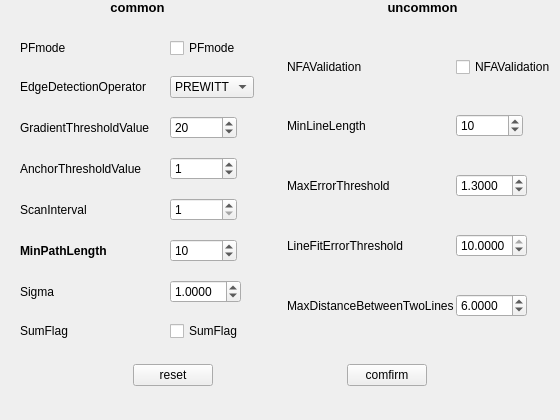
<?xml version="1.0" encoding="UTF-8"?>
<ui version="4.0">
 <class>EDParamDialog</class>
 <widget class="QDialog" name="EDParamDialog">
  <property name="geometry">
   <rect>
    <x>0</x>
    <y>0</y>
    <width>560</width>
    <height>420</height>
   </rect>
  </property>
  <property name="windowTitle">
   <string>Edge Drawing Setting</string>
  </property>
  <layout class="QGridLayout" name="gridLayout">
   <property name="leftMargin">
    <number>0</number>
   </property>
   <property name="topMargin">
    <number>0</number>
   </property>
   <property name="rightMargin">
    <number>0</number>
   </property>
   <property name="bottomMargin">
    <number>15</number>
   </property>
   <property name="horizontalSpacing">
    <number>10</number>
   </property>
   <property name="verticalSpacing">
    <number>5</number>
   </property>
   <item row="2" column="1">
    <widget class="QWidget" name="UncommonWidget" native="true">
     <property name="sizePolicy">
      <sizepolicy hsizetype="Preferred" vsizetype="Preferred">
       <horstretch>0</horstretch>
       <verstretch>0</verstretch>
      </sizepolicy>
     </property>
     <layout class="QGridLayout" name="gridLayout_2">
      <property name="leftMargin">
       <number>0</number>
      </property>
      <property name="topMargin">
       <number>0</number>
      </property>
      <property name="rightMargin">
       <number>0</number>
      </property>
      <property name="bottomMargin">
       <number>0</number>
      </property>
      <property name="spacing">
       <number>0</number>
      </property>
      <item row="3" column="0">
       <widget class="QLabel" name="label_MaxErrorThreshold">
        <property name="sizePolicy">
         <sizepolicy hsizetype="Fixed" vsizetype="Preferred">
          <horstretch>0</horstretch>
          <verstretch>0</verstretch>
         </sizepolicy>
        </property>
        <property name="text">
         <string>MaxErrorThreshold</string>
        </property>
       </widget>
      </item>
      <item row="2" column="0">
       <widget class="QLabel" name="label_MinLineLength">
        <property name="sizePolicy">
         <sizepolicy hsizetype="Fixed" vsizetype="Preferred">
          <horstretch>0</horstretch>
          <verstretch>0</verstretch>
         </sizepolicy>
        </property>
        <property name="text">
         <string>MinLineLength</string>
        </property>
       </widget>
      </item>
      <item row="4" column="1">
       <widget class="QDoubleSpinBox" name="LineFitErrorThreshold">
        <property name="sizePolicy">
         <sizepolicy hsizetype="Fixed" vsizetype="Fixed">
          <horstretch>0</horstretch>
          <verstretch>0</verstretch>
         </sizepolicy>
        </property>
        <property name="decimals">
         <number>4</number>
        </property>
        <property name="maximum">
         <double>10.000000000000000</double>
        </property>
        <property name="singleStep">
         <double>0.100000000000000</double>
        </property>
        <property name="value">
         <double>10.000000000000000</double>
        </property>
       </widget>
      </item>
      <item row="1" column="1">
       <widget class="QCheckBox" name="NFAValidation">
        <property name="sizePolicy">
         <sizepolicy hsizetype="Fixed" vsizetype="Fixed">
          <horstretch>0</horstretch>
          <verstretch>0</verstretch>
         </sizepolicy>
        </property>
        <property name="text">
         <string>NFAValidation</string>
        </property>
        <property name="tristate">
         <bool>false</bool>
        </property>
       </widget>
      </item>
      <item row="1" column="0">
       <widget class="QLabel" name="label_NFAValidation">
        <property name="sizePolicy">
         <sizepolicy hsizetype="Fixed" vsizetype="Preferred">
          <horstretch>0</horstretch>
          <verstretch>0</verstretch>
         </sizepolicy>
        </property>
        <property name="text">
         <string>NFAValidation</string>
        </property>
       </widget>
      </item>
      <item row="2" column="1">
       <widget class="QSpinBox" name="MinLineLength">
        <property name="sizePolicy">
         <sizepolicy hsizetype="Fixed" vsizetype="Fixed">
          <horstretch>0</horstretch>
          <verstretch>0</verstretch>
         </sizepolicy>
        </property>
        <property name="minimum">
         <number>-1</number>
        </property>
        <property name="maximum">
         <number>2147483647</number>
        </property>
        <property name="value">
         <number>10</number>
        </property>
       </widget>
      </item>
      <item row="4" column="0">
       <widget class="QLabel" name="label_LineFitErrorThreshold">
        <property name="sizePolicy">
         <sizepolicy hsizetype="Fixed" vsizetype="Preferred">
          <horstretch>0</horstretch>
          <verstretch>0</verstretch>
         </sizepolicy>
        </property>
        <property name="text">
         <string>LineFitErrorThreshold</string>
        </property>
       </widget>
      </item>
      <item row="5" column="1">
       <widget class="QDoubleSpinBox" name="MaxDistanceBetweenTwoLines">
        <property name="sizePolicy">
         <sizepolicy hsizetype="Fixed" vsizetype="Fixed">
          <horstretch>0</horstretch>
          <verstretch>0</verstretch>
         </sizepolicy>
        </property>
        <property name="decimals">
         <number>4</number>
        </property>
        <property name="maximum">
         <double>20.000000000000000</double>
        </property>
        <property name="singleStep">
         <double>0.100000000000000</double>
        </property>
        <property name="value">
         <double>6.000000000000000</double>
        </property>
       </widget>
      </item>
      <item row="5" column="0">
       <widget class="QLabel" name="label_MaxDistanceBetweenTwoLines">
        <property name="sizePolicy">
         <sizepolicy hsizetype="Fixed" vsizetype="Preferred">
          <horstretch>0</horstretch>
          <verstretch>0</verstretch>
         </sizepolicy>
        </property>
        <property name="text">
         <string>MaxDistanceBetweenTwoLines</string>
        </property>
       </widget>
      </item>
      <item row="3" column="1">
       <widget class="QDoubleSpinBox" name="MaxErrorThreshold">
        <property name="sizePolicy">
         <sizepolicy hsizetype="Fixed" vsizetype="Fixed">
          <horstretch>0</horstretch>
          <verstretch>0</verstretch>
         </sizepolicy>
        </property>
        <property name="decimals">
         <number>4</number>
        </property>
        <property name="maximum">
         <double>10.000000000000000</double>
        </property>
        <property name="singleStep">
         <double>0.100000000000000</double>
        </property>
        <property name="value">
         <double>1.300000000000000</double>
        </property>
       </widget>
      </item>
     </layout>
    </widget>
   </item>
   <item row="0" column="1">
    <widget class="QLabel" name="title_Uncommon">
     <property name="sizePolicy">
      <sizepolicy hsizetype="Preferred" vsizetype="Fixed">
       <horstretch>0</horstretch>
       <verstretch>0</verstretch>
      </sizepolicy>
     </property>
     <property name="font">
      <font>
       <pointsize>10</pointsize>
       <bold>true</bold>
      </font>
     </property>
     <property name="text">
      <string>uncommon</string>
     </property>
     <property name="alignment">
      <set>Qt::AlignmentFlag::AlignCenter</set>
     </property>
    </widget>
   </item>
   <item row="3" column="0" colspan="2">
    <widget class="QWidget" name="ButtonWidget" native="true">
     <property name="sizePolicy">
      <sizepolicy hsizetype="Preferred" vsizetype="Fixed">
       <horstretch>0</horstretch>
       <verstretch>0</verstretch>
      </sizepolicy>
     </property>
     <layout class="QHBoxLayout" name="horizontalLayout">
      <property name="spacing">
       <number>0</number>
      </property>
      <property name="leftMargin">
       <number>0</number>
      </property>
      <property name="topMargin">
       <number>0</number>
      </property>
      <property name="rightMargin">
       <number>0</number>
      </property>
      <property name="bottomMargin">
       <number>0</number>
      </property>
      <item>
       <spacer name="spacer2_hor">
        <property name="orientation">
         <enum>Qt::Orientation::Horizontal</enum>
        </property>
        <property name="sizeHint" stdset="0">
         <size>
          <width>40</width>
          <height>20</height>
         </size>
        </property>
       </spacer>
      </item>
      <item>
       <widget class="QPushButton" name="resetButton">
        <property name="text">
         <string>reset</string>
        </property>
        <property name="autoDefault">
         <bool>false</bool>
        </property>
       </widget>
      </item>
      <item>
       <spacer name="spacer1_hor">
        <property name="orientation">
         <enum>Qt::Orientation::Horizontal</enum>
        </property>
        <property name="sizeHint" stdset="0">
         <size>
          <width>40</width>
          <height>20</height>
         </size>
        </property>
       </spacer>
      </item>
      <item>
       <widget class="QPushButton" name="confirmButton">
        <property name="text">
         <string>comfirm</string>
        </property>
        <property name="autoDefault">
         <bool>false</bool>
        </property>
       </widget>
      </item>
      <item>
       <spacer name="spacer3_hor">
        <property name="orientation">
         <enum>Qt::Orientation::Horizontal</enum>
        </property>
        <property name="sizeHint" stdset="0">
         <size>
          <width>40</width>
          <height>20</height>
         </size>
        </property>
       </spacer>
      </item>
     </layout>
    </widget>
   </item>
   <item row="0" column="0">
    <widget class="QLabel" name="title_Common">
     <property name="font">
      <font>
       <pointsize>10</pointsize>
       <bold>true</bold>
      </font>
     </property>
     <property name="text">
      <string>common</string>
     </property>
     <property name="alignment">
      <set>Qt::AlignmentFlag::AlignCenter</set>
     </property>
    </widget>
   </item>
   <item row="2" column="0">
    <widget class="QWidget" name="CommonWidget" native="true">
     <layout class="QGridLayout" name="gridLayout_3">
      <property name="leftMargin">
       <number>0</number>
      </property>
      <property name="topMargin">
       <number>0</number>
      </property>
      <property name="rightMargin">
       <number>0</number>
      </property>
      <property name="bottomMargin">
       <number>0</number>
      </property>
      <property name="spacing">
       <number>0</number>
      </property>
      <item row="3" column="0">
       <widget class="QLabel" name="label_AnchorThresholdValue">
        <property name="sizePolicy">
         <sizepolicy hsizetype="Fixed" vsizetype="Preferred">
          <horstretch>0</horstretch>
          <verstretch>0</verstretch>
         </sizepolicy>
        </property>
        <property name="text">
         <string>AnchorThresholdValue</string>
        </property>
       </widget>
      </item>
      <item row="3" column="1">
       <widget class="QSpinBox" name="AnchorThresholdValue">
        <property name="sizePolicy">
         <sizepolicy hsizetype="Fixed" vsizetype="Fixed">
          <horstretch>0</horstretch>
          <verstretch>0</verstretch>
         </sizepolicy>
        </property>
        <property name="maximum">
         <number>2147483647</number>
        </property>
        <property name="value">
         <number>1</number>
        </property>
       </widget>
      </item>
      <item row="6" column="1">
       <widget class="QDoubleSpinBox" name="Sigma">
        <property name="sizePolicy">
         <sizepolicy hsizetype="Fixed" vsizetype="Fixed">
          <horstretch>0</horstretch>
          <verstretch>0</verstretch>
         </sizepolicy>
        </property>
        <property name="decimals">
         <number>4</number>
        </property>
        <property name="maximum">
         <double>10.000000000000000</double>
        </property>
        <property name="singleStep">
         <double>0.100000000000000</double>
        </property>
        <property name="value">
         <double>1.000000000000000</double>
        </property>
       </widget>
      </item>
      <item row="5" column="1">
       <widget class="QSpinBox" name="MinPathLength">
        <property name="sizePolicy">
         <sizepolicy hsizetype="Fixed" vsizetype="Fixed">
          <horstretch>0</horstretch>
          <verstretch>0</verstretch>
         </sizepolicy>
        </property>
        <property name="minimum">
         <number>3</number>
        </property>
        <property name="maximum">
         <number>2147483647</number>
        </property>
        <property name="value">
         <number>10</number>
        </property>
       </widget>
      </item>
      <item row="7" column="0">
       <widget class="QLabel" name="label_SumFlag">
        <property name="sizePolicy">
         <sizepolicy hsizetype="Fixed" vsizetype="Preferred">
          <horstretch>0</horstretch>
          <verstretch>0</verstretch>
         </sizepolicy>
        </property>
        <property name="text">
         <string>SumFlag</string>
        </property>
       </widget>
      </item>
      <item row="6" column="0">
       <widget class="QLabel" name="label_Sigma">
        <property name="sizePolicy">
         <sizepolicy hsizetype="Fixed" vsizetype="Preferred">
          <horstretch>0</horstretch>
          <verstretch>0</verstretch>
         </sizepolicy>
        </property>
        <property name="text">
         <string>Sigma</string>
        </property>
       </widget>
      </item>
      <item row="1" column="0">
       <widget class="QLabel" name="label_EdgeDetectionOperator">
        <property name="sizePolicy">
         <sizepolicy hsizetype="Fixed" vsizetype="Preferred">
          <horstretch>0</horstretch>
          <verstretch>0</verstretch>
         </sizepolicy>
        </property>
        <property name="text">
         <string>EdgeDetectionOperator</string>
        </property>
       </widget>
      </item>
      <item row="7" column="1">
       <widget class="QCheckBox" name="SumFlag">
        <property name="sizePolicy">
         <sizepolicy hsizetype="Fixed" vsizetype="Fixed">
          <horstretch>0</horstretch>
          <verstretch>0</verstretch>
         </sizepolicy>
        </property>
        <property name="text">
         <string>SumFlag</string>
        </property>
       </widget>
      </item>
      <item row="4" column="0">
       <widget class="QLabel" name="label_ScanInterval">
        <property name="sizePolicy">
         <sizepolicy hsizetype="Fixed" vsizetype="Preferred">
          <horstretch>0</horstretch>
          <verstretch>0</verstretch>
         </sizepolicy>
        </property>
        <property name="text">
         <string>ScanInterval</string>
        </property>
       </widget>
      </item>
      <item row="0" column="1">
       <widget class="QCheckBox" name="PFmode">
        <property name="sizePolicy">
         <sizepolicy hsizetype="Fixed" vsizetype="Fixed">
          <horstretch>0</horstretch>
          <verstretch>0</verstretch>
         </sizepolicy>
        </property>
        <property name="text">
         <string>PFmode</string>
        </property>
       </widget>
      </item>
      <item row="0" column="0">
       <widget class="QLabel" name="label_PFmode">
        <property name="sizePolicy">
         <sizepolicy hsizetype="Fixed" vsizetype="Preferred">
          <horstretch>0</horstretch>
          <verstretch>0</verstretch>
         </sizepolicy>
        </property>
        <property name="text">
         <string>PFmode</string>
        </property>
       </widget>
      </item>
      <item row="1" column="1">
       <widget class="QComboBox" name="EdgeDetectionOperator">
        <property name="sizePolicy">
         <sizepolicy hsizetype="Fixed" vsizetype="Fixed">
          <horstretch>0</horstretch>
          <verstretch>0</verstretch>
         </sizepolicy>
        </property>
        <item>
         <property name="text">
          <string>PREWITT</string>
         </property>
        </item>
        <item>
         <property name="text">
          <string>SOBEL</string>
         </property>
        </item>
        <item>
         <property name="text">
          <string>SCHARR</string>
         </property>
        </item>
        <item>
         <property name="text">
          <string>LSD</string>
         </property>
        </item>
       </widget>
      </item>
      <item row="5" column="0">
       <widget class="QLabel" name="label_MinPathLength">
        <property name="sizePolicy">
         <sizepolicy hsizetype="Fixed" vsizetype="Preferred">
          <horstretch>0</horstretch>
          <verstretch>0</verstretch>
         </sizepolicy>
        </property>
        <property name="font">
         <font>
          <bold>true</bold>
         </font>
        </property>
        <property name="text">
         <string>MinPathLength</string>
        </property>
       </widget>
      </item>
      <item row="2" column="1">
       <widget class="QSpinBox" name="GradientThresholdValue">
        <property name="sizePolicy">
         <sizepolicy hsizetype="Fixed" vsizetype="Fixed">
          <horstretch>0</horstretch>
          <verstretch>0</verstretch>
         </sizepolicy>
        </property>
        <property name="minimum">
         <number>1</number>
        </property>
        <property name="maximum">
         <number>2147483647</number>
        </property>
        <property name="value">
         <number>20</number>
        </property>
       </widget>
      </item>
      <item row="4" column="1">
       <widget class="QSpinBox" name="ScanInterval">
        <property name="sizePolicy">
         <sizepolicy hsizetype="Fixed" vsizetype="Fixed">
          <horstretch>0</horstretch>
          <verstretch>0</verstretch>
         </sizepolicy>
        </property>
        <property name="minimum">
         <number>1</number>
        </property>
        <property name="maximum">
         <number>2147483647</number>
        </property>
       </widget>
      </item>
      <item row="2" column="0">
       <widget class="QLabel" name="label_GradientThresholdValue">
        <property name="sizePolicy">
         <sizepolicy hsizetype="Fixed" vsizetype="Preferred">
          <horstretch>0</horstretch>
          <verstretch>0</verstretch>
         </sizepolicy>
        </property>
        <property name="text">
         <string>GradientThresholdValue</string>
        </property>
       </widget>
      </item>
     </layout>
    </widget>
   </item>
   <item row="4" column="0">
    <widget class="QLabel" name="label_Status">
     <property name="sizePolicy">
      <sizepolicy hsizetype="Preferred" vsizetype="Fixed">
       <horstretch>0</horstretch>
       <verstretch>0</verstretch>
      </sizepolicy>
     </property>
     <property name="text">
      <string/>
     </property>
    </widget>
   </item>
  </layout>
 </widget>
 <resources/>
 <connections/>
</ui>
